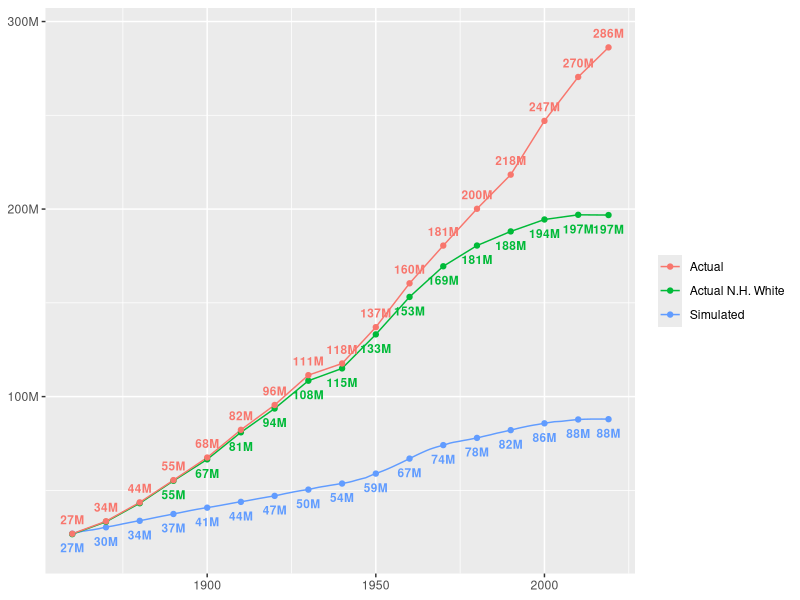
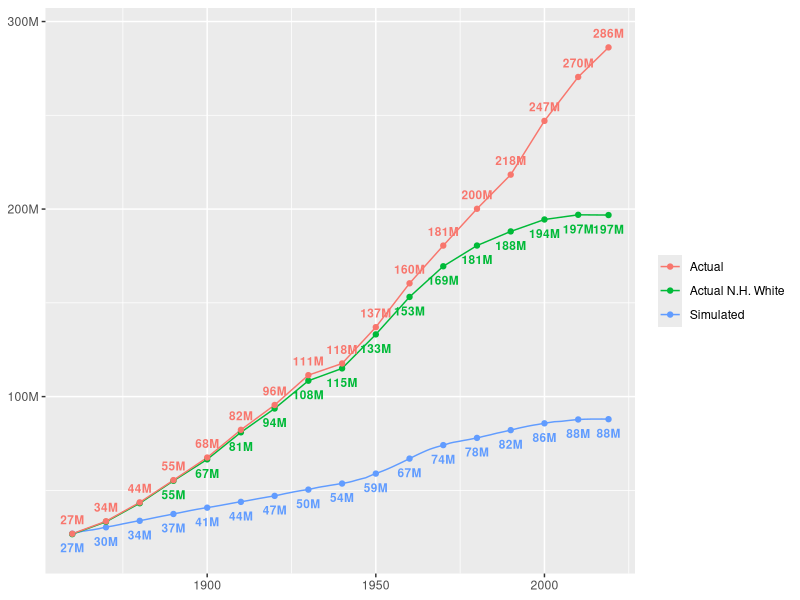

R code for these plots, in order:
library(tidyverse)

starting_pop <- read.csv("Population Estimates/1860_Non-Black_Population_Age_Sex.csv")
death_lookup <- read.csv("Death Estimates/qx_lookup_table.csv")
birth_lookup <- read.csv("Births Estimates/White_Native_Born_CBRs.csv")

#this is the helper function to advance a population table in a year by one year
survive_population <- function(year, population_table) {
  population_table %>%
    mutate(Year = year) %>%
    #merge in the qxs
    left_join(death_lookup, by = c("Age", "Sex", "Year")) %>%
    mutate(
      #kill off an age-period appropriate number
      Survived_Pop = N * (1 - qx_hat_2),
      #Increment age so that the living pop moves up in age
      Age = Age + 1
      ) %>%
    #drop any ages whose size have fallen below 1, or anyone over the age of 100
    filter(Survived_Pop > 1, Age <= 100) %>%
    select(-observed_qx, -qx_hat, -qx_hat_2, -Year, -N) %>%
    rename(N = Survived_Pop) %>%
    return()
}

#this is the helper function to add births to a population table in a given year
add_births <- function(year, population_table) {
  total_pop <- sum(population_table$N)
  CBR <- filter(birth_lookup, Year == year) %>% pull(CBR) 
  births = CBR * (total_pop/1000)
  #Birth ratio is taken to be 105 boys per 100 girls, as per 
  #https://ourworldindata.org/gender-ratio
  bind_rows(data.frame(Age = c(0, 0), Sex = c("Male", "Female"), N = c(births * (105/(100 + 105)), births * (1 - (105/(100 + 105))))),
            population_table) %>%
    return()
}

current_pop <- starting_pop
total <- data.frame()

print("Advancing population from 1860...")

for(year in 1860:2019) {
  print(year)
  total <- current_pop %>%
    mutate(Year = year) %>%
    bind_rows(total)
  
  survive_population(year, current_pop) %>%
    add_births(year, .) -> current_pop
}

#These are from IPUMS
# Steven Ruggles, Sarah Flood, Matthew Sobek, Danika Brockman, Grace Cooper,  Stephanie Richards, and Megan Schouweiler. IPUMS USA: Version 13.0 [dataset]. Minneapolis, MN: IPUMS, 2023. https://doi.org/10.18128/D010.V13.0 
actual_pop <- data.frame(Year = c(seq(1860, 2010, 10), 2019), Observed_Population = c(26865639, 33539519, 43598295, 55459038, 67503502, 82277192, 95521031, 111438606, 117659312, 137020806, 160399484, 180521300, 200142900, 218343277, 247017159, 270423196, 286196492))

nh_white_pop <- data.frame(Year = c(seq(1860, 2010, 10), 2019), NH_White_Population = c(26636505.90, 33245878.10, 43134772.70, 55101258, 66529129.80, 80950643.10, 93641964.70, 108470840.20, 115030830.00, 133167185.00, 153141905.00, 169486900.00, 180546700.00, 188072058.00, 194433424.00, 196931448.00, 196795251.00))

#visualize the synthetic vs. observed population
total %>%
  group_by(Year) %>%
  summarise(Population = sum(N)) %>%
  filter(!is.na(Year)) %>%
  left_join(actual_pop, by = "Year") %>%
  left_join(nh_white_pop, by = "Year") %>%
  ggplot(aes(x=Year, y=Population)) + 
  geom_line(aes(color = 'Simulated')) +
  geom_line(data = . %>% drop_na(), aes(y=NH_White_Population, color = "Actual N.H. White")) +
  geom_line(data = . %>% drop_na(), aes(y=Observed_Population, color = "Actual")) +
  geom_point(data = . %>% filter(Year %in% c(seq(1860, 2010, 10), 2019)),
             aes(color = "Simulated")) +
  geom_point(data = . %>% drop_na(),
             aes(y = NH_White_Population, color = "Actual N.H. White")) +
  geom_point(data = . %>% drop_na(),
             aes(y = Observed_Population, color = "Actual")) +
  geom_text(data = . %>% filter(Year %in% c(seq(1860, 2010, 10), 2019)),
             aes(color = "Simulated", y = Population - 7500000, 
                 label = paste(round(Population/1000000, 0.1), "M", sep = "")),
            size = 3, fontface = 'bold', show.legend = F) +
  geom_text(data = . %>% drop_na(),
            aes(color = "Actual", y = Observed_Population + 7500000, 
                label = paste(round(Observed_Population/1000000, 0.1), "M", sep = "")),
            size = 3, fontface = 'bold', show.legend = F) +
  geom_text(data = . %>% drop_na() %>% filter(Year >= 1890),
            aes(color = "Actual N.H. White", y = NH_White_Population - 7500000, 
                label = paste(round(NH_White_Population/1000000, 0.1), "M", sep = "")),
            size = 3, fontface = 'bold', show.legend = F) +
  scale_y_continuous(labels = scales::comma_format(suffix = "M", scale = 1/1000000)) + 
  theme(axis.title = element_blank(),
        legend.title = element_blank())

ggsave("img/plot7.png", width = 8, height = 5)